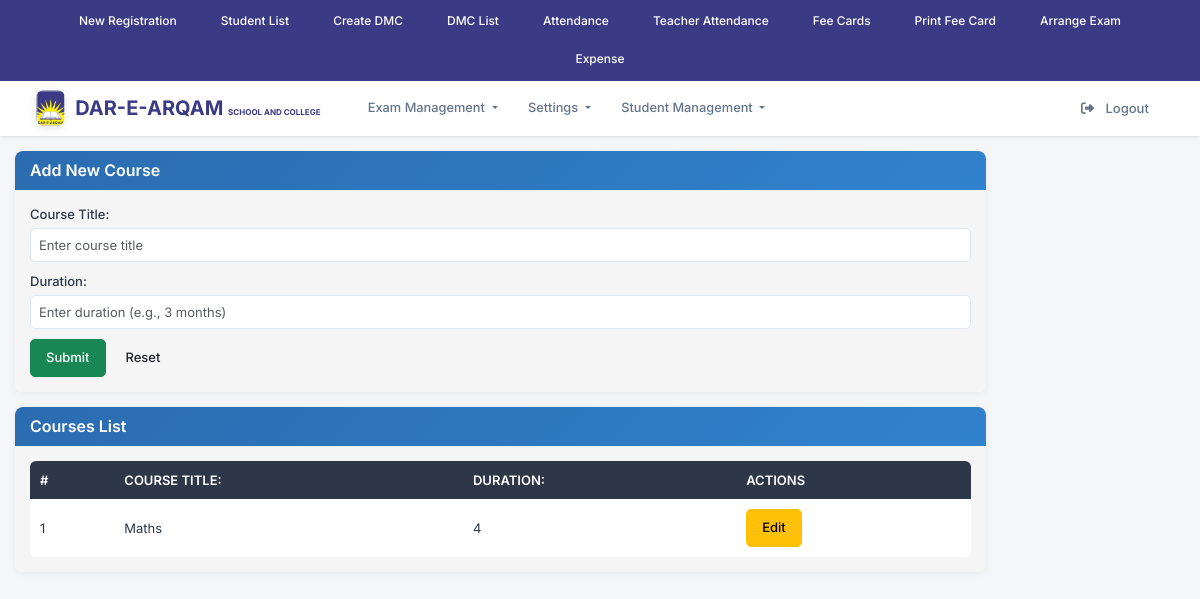
Screenshot of /courses.php (signed in) with the database file from the repository.
### tables this page shows
CREATE TABLE `modules` (
  `id` int(11) NOT NULL,
  `parent_id` int(11) DEFAULT NULL,
  `title` varchar(100) NOT NULL,
  `url` varchar(255) NOT NULL DEFAULT '#',
  `description` varchar(255) DEFAULT NULL,
  `status` tinyint(1) DEFAULT 1,
  `created_at` timestamp NOT NULL DEFAULT current_timestamp(),
  `type` enum('Parent','Child') NOT NULL DEFAULT 'Parent'
);

CREATE TABLE `courses` (
  `id` int(11) NOT NULL,
  `title` varchar(255) NOT NULL,
  `duration` varchar(255) DEFAULT NULL,
  `dated` date NOT NULL DEFAULT current_timestamp(),
  `status` int(11) NOT NULL DEFAULT 0
);

### courses.php (the view, shortened to what this page needs)
<?php
$translations = [
    'title' => 'Courses Management',
    'add_title' => 'Add New Course',
    'title_label' => 'Course Title:',
    'title_placeholder' => 'Enter course title',
    'duration_label' => 'Duration:',
    'duration_placeholder' => 'Enter duration (e.g., 3 months)',
    'submit' => 'Submit',
    'reset' => 'Reset',
    'success' => 'Course added successfully!',
    'update_success' => 'Course updated successfully!',
    'error' => 'Error: ',
    'empty_error' => 'Title and duration cannot be empty!',
    'list_title' => 'Courses List',
    'no_records' => 'No courses found.',
    'sr_no' => '#',
    'actions' => 'Actions',
    'edit' => 'Edit',
    'save' => 'Save',
    'cancel' => 'Cancel'
];
?>
<!DOCTYPE html>
<html lang="en">
<head>
</head>
<body>
<?php require_once('navbar.php'); ?>
<div class="container">
    <div class="row">
        <div class="col-md-10 col-md-offset-1">
            <div class="panel panel-primary">
                <div class="panel-heading">
                    <h3 class="panel-title">
                        <?php
                        echo isset($_GET['edit']) ? 'Edit Course' : $translations['add_title'];
                        ?>
                    </h3>
                </div>
                <div class="panel-body">
                    <form method="post" action="">
                        <?php
                        $edit_mode = false;
                        $course_data = ['id' => '', 'title' => '', 'duration' => ''];
                        ?>
                        <div class="form-group">
                            <label for="title"><?php echo $translations['title_label']; ?></label>
                            <input type="text" class="form-control" id="title" name="title" required
                                   placeholder="<?php echo $translations['title_placeholder']; ?>"
                                   value="<?php echo htmlspecialchars($course_data['title']); ?>">
                        </div>
                        <div class="form-group">
                            <label for="duration"><?php echo $translations['duration_label']; ?></label>
                            <input type="text" class="form-control" id="duration" name="duration" required
                                   placeholder="<?php echo $translations['duration_placeholder']; ?>"
                                   value="<?php echo htmlspecialchars($course_data['duration']); ?>">
                        </div>
                        <div class="text-right">
                            <button type="submit" class="btn btn-success">
                                <?php echo $translations['submit']; ?>
                            </button>
                            <?php if ($edit_mode): ?>
                                <a href="courses.php" class="btn btn-default">
                                    <span class="glyphicon glyphicon-remove"></span>
                                    <?php echo $translations['cancel']; ?>
                                </a>
                            <?php else: ?>
                                <button type="reset" class="btn btn-default">
                                    <?php echo $translations['reset']; ?>
                                </button>
                            <?php endif; ?>
                        </div>
                    </form>
                </div>
            </div>
            <div class="panel panel-info">
                <div class="panel-heading">
                    <h3 class="panel-title"><?php echo $translations['list_title']; ?></h3>
                </div>
                <div class="panel-body">
                    <?php
                    require_once('conn_inc.php');
                    $result = $conn->query("SELECT id, title, duration FROM courses ORDER BY id DESC");
                    ?>
                    <?php if ($result->num_rows > 0): ?>
                        <div class="table-responsive">
                            <table class="table table-bordered table-hover">
                                <thead>
                                    <tr>
                                        <th><?php echo $translations['sr_no']; ?></th>
                                        <th><?php echo $translations['title_label']; ?></th>
                                        <th><?php echo $translations['duration_label']; ?></th>
                                        <th><?php echo $translations['actions']; ?></th>
                                    </tr>
                                </thead>
                                <tbody>
                                    <?php $counter = 1; while ($row = $result->fetch_assoc()): ?>
                                        <tr>
                                            <td><?php echo $counter++; ?></td>
                                            <td><?php echo htmlspecialchars($row['title']); ?></td>
                                            <td><?php echo htmlspecialchars($row['duration']); ?></td>
                                            <td>
                                                <a href="?edit=<?php echo $row['id']; ?>" class="btn btn-xs btn-warning">
                                                    <?php echo $translations['edit']; ?>
                                                </a>
                                            </td>
                                        </tr>
                                    <?php endwhile; ?>
                                </tbody>
                            </table>
                        </div>
                    <?php else: ?>
                        <div class="alert alert-info text-center">
                            <?php echo $translations['no_records']; ?>
                        </div>
                    <?php endif; ?>
                </div>
            </div>
        </div>
    </div>
</div>
</body>
</html>

### navbar.php (shortened to what this page needs)
<?php
require_once('conn_inc.php');
$user_id = $_SESSION['user_id'] ?? 0;
$role_modules = [];
if ($user_id) {
    $qry = "
        SELECT m.id, m.parent_id, m.title, m.url
        FROM role_modules rm
        INNER JOIN modules m ON rm.module_id = m.id
        INNER JOIN users u ON rm.role_id = u.role_id
        WHERE u.id = ?
        ORDER BY m.parent_id, m.title
    ";
    $stmt = $conn->prepare($qry);
    $stmt->bind_param("i", $user_id);
    $stmt->execute();
    $res = $stmt->get_result();
    while ($row = $res->fetch_assoc()) {
        $parent_id = $row['parent_id'] ?? 0;
        if ($parent_id == 0) {
            if (!isset($role_modules[$row['id']])) {
                $role_modules[$row['id']] = [
                    'title' => $row['title'],
                    'url' => $row['url'] ?? '#',
                    'children' => []
                ];
            }
        } else {
            $role_modules[$parent_id]['children'][] = [
                'title' => $row['title'],
                'url' => $row['url'] ?? '#'
            ];
        }
    }
}
?>
<link href="https://cdn.jsdelivr.net/npm/bootstrap@5.3.3/dist/css/bootstrap.min.css" rel="stylesheet">
<link href="https://cdnjs.cloudflare.com/ajax/libs/font-awesome/6.5.0/css/all.min.css" rel="stylesheet">
<div class="top-quick-bar" style="background-color: #3b3a85 !important;">
  <div class="quick-links-horizontal">
    <a href="student_registration.php" class="quick-link-horizontal-btn">
      New Registration
    </a>
    <a href="student_list.php" class="quick-link-horizontal-btn">
      Student List
    </a>
    <a href="create_dmcs.php" class="quick-link-horizontal-btn">
      Create DMC
    </a>
    <a href="dmc_list.php" class="quick-link-horizontal-btn">
      DMC List
    </a>
    <a href="attendance_class.php" class="quick-link-horizontal-btn">
      Attendance
    </a>
    <a href="users_attendance.php" class="quick-link-horizontal-btn">
      Teacher Attendance
    </a>
    <a href="fee_card_create_monthly.php" class="quick-link-horizontal-btn">
      Fee Cards
    </a>
    <a href="student_feecards.php" class="quick-link-horizontal-btn">
      Print Fee Card
    </a>
    <a href="arrange_exam.php" class="quick-link-horizontal-btn">
      Arrange Exam
    </a>
    <a href="expense.php" class="quick-link-horizontal-btn">
      Expense
    </a>
  </div>
</div>
<nav class="navbar navbar-expand-lg navbar-light sticky-top">
  <div class="container-fluid">
    <div class="navbar-main-content">
      <a class="navbar-brand" href="index.php">
        <img src="logo2.png" alt="Logo">
        <div class="brand-text"><span style="font-size:20px;color: #16253e !important;">DAR-E-ARQAM <small>SCHOOL AND COLLEGE</small></span> </div>
      </a>
      <div class="collapse navbar-collapse" id="mainNavbar">
        <ul class="navbar-nav me-auto mb-2 mb-lg-0">
          <?php foreach ($role_modules as $module_id => $module): ?>
            <?php
            $is_dropdown = !empty($module['children']);
            $module_title = isset($module['title']) ? $module['title'] : '';
            $module_url = isset($module['url']) ? $module['url'] : '#';
            ?>
            <li class="nav-item <?php echo $is_dropdown ? 'dropdown' : ''; ?>">
              <?php if (!$is_dropdown && !empty($module_title) && !empty($module_url) && $module_url != '#'): ?>
                <a class="nav-link <?php echo $module_url === 'index.php' ? 'active' : ''; ?>" href="<?php echo htmlspecialchars($module_url); ?>">
                  <?php echo htmlspecialchars($module_title); ?>
                </a>
              <?php elseif ($is_dropdown && !empty($module_title)): ?>
                <a class="nav-link dropdown-toggle" href="#" id="<?php echo htmlspecialchars(strtolower(str_replace(' ', '', $module_title))); ?>Dropdown" role="button" data-bs-toggle="dropdown">
                  <?php echo htmlspecialchars($module_title); ?>
                </a>
              <?php endif; ?>
            </li>
          <?php endforeach; ?>
        </ul>
        <ul class="navbar-nav ms-auto">
          <li class="nav-item">
            <a class="nav-link btn btn-logout rounded-5" href="logout.php">
              <i class="fa-solid fa-right-from-bracket me-2"></i>
              Logout
            </a>
          </li>
        </ul>
      </div>
    </div>
  </div>
</nav>

### navbar.php (style rules this page uses)
:root { --primary: #2563eb; --primary-light: #3b82f6; --primary-dark: #1d4ed8; --secondary: #64748b; --accent: #8b5cf6; --background: #ffffff; --surface: #f8fafc; --text-primary: #1e293b; --text-secondary: #64748b; --text-light: #94a3b8; --border: #e2e8f0; --hover-bg: #f1f5f9; --danger: #ef4444; --danger-hover: #dc2626; --success: #10b981; --shadow-sm: 0 1px 3px rgba(0, 0, 0, 0.1); --shadow-md: 0 4px 6px -1px rgba(0, 0, 0, 0.1); --shadow-lg: 0 10px 15px -3px rgba(0, 0, 0, 0.1); --radius: 12px; --transition: all 0.2s ease-in-out; --quicklink-bg: #3b3a85; --quicklink-text: #ffffff; --quicklink-hover-bg: #000000; --quicklink-hover-text: #ffffff; }
* { font-family: 'Inter', sans-serif; margin: 0; padding: 0; box-sizing: border-box; }
.top-quick-bar { background: var(--background); min-height: 20px; padding: 0.5rem 1.5rem; position: relative; z-index: 1031; display: flex; justify-content: center; }
.quick-links-horizontal { display: flex; align-items: center; gap: 0.75rem; flex-wrap: wrap; justify-content: center; }
.quick-link-horizontal-btn { display: inline-flex; align-items: center; padding: 0.3rem 1rem; border-radius: 20px; font-size: 0.75rem; font-weight: 500; text-decoration: none; transition: var(--transition); white-space: nowrap; background: var(--quicklink-bg); color: var(--quicklink-text); }
.navbar { background: var(--background); height: 55px; backdrop-filter: blur(20px); box-shadow: var(--shadow-sm); padding: 0.5rem 1.5rem; z-index: 1030; transition: var(--transition); }
.navbar-main-content { display: flex; align-items: center; width: 100%; }
.navbar-brand { font-weight: 700; color: var(--text-primary) !important; display: flex; align-items: center; font-size: 1.1rem; transition: var(--transition); margin-right: 2rem; }
.navbar-brand img { height: 36px; margin-right: 10px; border-radius: 8px; transition: var(--transition); filter: drop-shadow(0 2px 4px rgba(0, 0, 0, 0.1)); }
.brand-text { font-size: 1.1rem; color: #000000; line-height: 1.2; font-weight: 700; background: #3b3a85; -webkit-background-clip: text; -webkit-text-fill-color: transparent; background-clip: text; }
.brand-text span { font-size: 20px !important; }
.brand-text small { font-size: 8px !important; }
.nav-link { color: var(--text-secondary) !important; font-weight: 500; margin: 0 0.15rem; transition: var(--transition); font-size: 0.8rem; padding: 0.4rem 0.8rem !important; border-radius: 8px; position: relative; }
.btn-logout { font-weight: 600; border-radius: 8px; padding: 0.4rem 1rem; font-size: 0.75rem; transition: var(--Transition); border: none; margin-left: 20px !important; }
body { font-family: 'Inter', sans-serif; background-color: #f4f6f9; color: #2d3748; line-height: 1.4; font-size: 14px; }
.container { max-width: 1200px; margin: 15px auto; padding: 0 15px; }
.panel { background: #ffffff; border-radius: 8px; box-shadow: 0 2px 8px rgba(0, 0, 0, 0.05); margin-bottom: 15px; overflow: hidden; }
.panel-heading { background: linear-gradient(135deg, #2b6cb0 0%, #3182ce 100%); padding: 10px 15px; border-bottom: none; }
.panel-heading h3 { color: #ffffff; font-size: 16px; font-weight: 600; margin: 0; }
.panel-body { padding: 15px; background-color: #f6f5f5; }
.form-group { margin-bottom: 10px; }
.form-group label { font-size: 13px; font-weight: 500; color: #2d3748; margin-bottom: 5px; display: block; }
.form-control { border: 1px solid #e2e8f0; border-radius: 5px; padding: 8px; font-size: 13px; height: 34px; transition: border-color 0.2s ease, box-shadow 0.2s ease; }
.btn { border-radius: 5px; padding: 8px 15px; font-size: 13px; font-weight: 500; transition: all 0.2s ease; }
.table-responsive { border-radius: 6px; overflow: hidden; }
.table { margin-bottom: 0; border-collapse: separate; border-spacing: 0; }
.table th { background: #2d3748; color: #ffffff; font-weight: 600; font-size: 13px; padding: 10px; text-transform: uppercase; border: none; }
.table td { padding: 10px; border: none; vertical-align: middle; font-size: 13px; color: #2d3748; }
body { background-color: #f4f6f9 !important; }

### rows the page displays
modules: title "Exam Management"
modules: title "Student Management"
courses: title "Maths", duration "4"

### other values shown
$module_title "Settings"
$translations['add_title'] "Add New Course"
$translations['title_label'] "Course Title:"
$translations['duration_label'] "Duration:"
$translations['submit'] "Submit"
$translations['reset'] "Reset"
$translations['list_title'] "Courses List"
$translations['sr_no'] "#"
$translations['title_label'] "COURSE TITLE:"
$translations['duration_label'] "DURATION:"
$translations['actions'] "ACTIONS"
